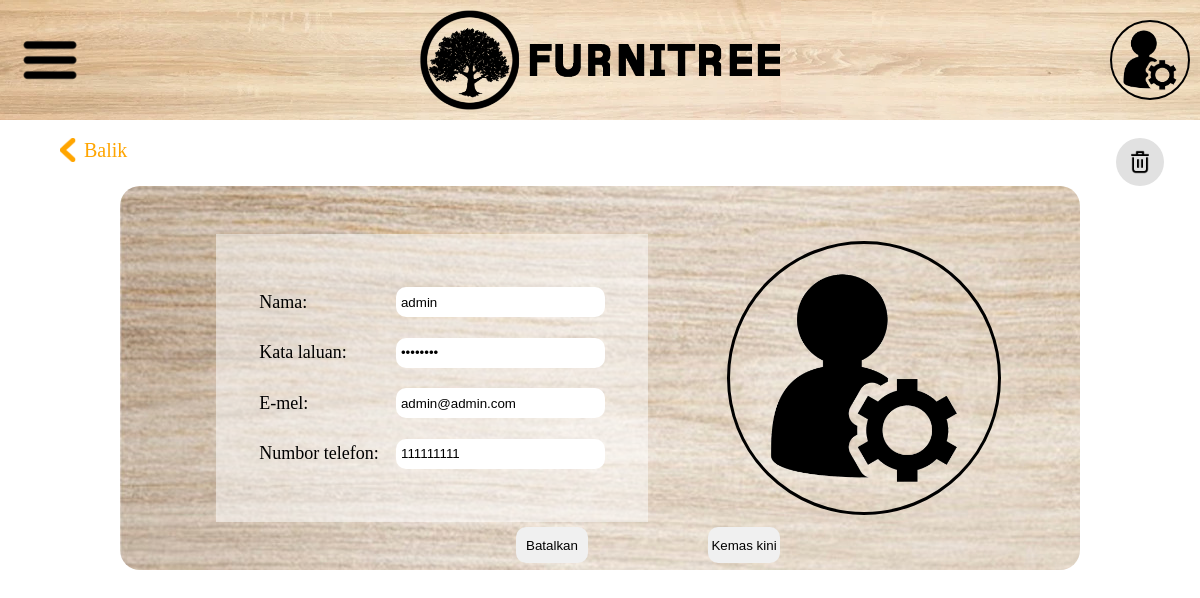
Page /edit/profile.php?id=2 (signed in) on the earlier database version.
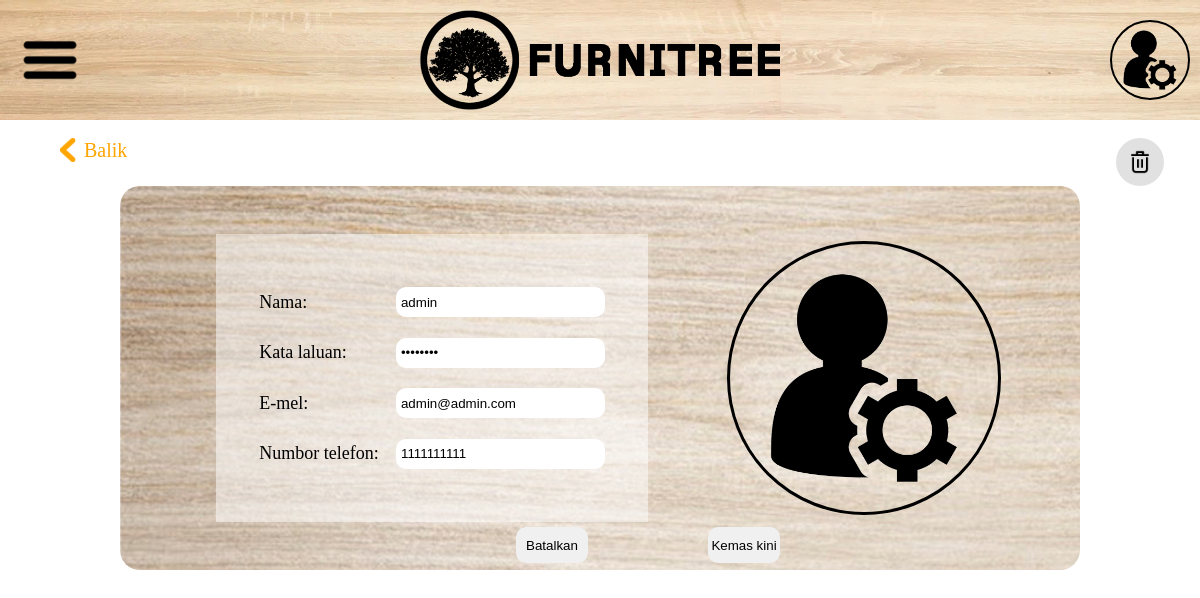
Same page on the later database version.
### tables this page shows
CREATE TABLE `pengguna` (
  `id` int(11) NOT NULL,
  `name` varchar(30) NOT NULL,
  `password` varchar(20) NOT NULL,
  `nomhp` int(11) NOT NULL,
  `aras` varchar(3) NOT NULL,
  `email` varchar(40) NOT NULL,
  `picture` varchar(20) DEFAULT NULL
);

### require/register_menu.php (called while the page is built, shortened)
<?php
    require "../require/menu.php";
?>

### require/menu.php (the view, shortened to what this page needs)
<link rel="stylesheet" href="../style.css">
<div class="top">
    <div class="icon" id="menu">
        <img src="../images/Hamburger_icon.png" alt="hamburger-icon">
    </div>
    <img src="../images/furnitree logo full.png" alt="furnitree logo" class="pointer" data-logo>
    <div class="icon">
    <img src="../images/<?php echo (key_exists('isLoggedIn', $_SESSION))? $_SESSION['pfp']: "user_icon.png";?>" alt="user-icon" id="user">
    </div>
</div>

### edit/profile.php (shortened to what this page needs)
<?php
    require "../require/register_menu.php";
    if (key_exists('id', $_GET)) {
        $id = $_GET['id'];
        $query = $conn->query("SELECT * FROM pengguna WHERE id = $id");
        ($query->num_rows > 0)? $row = $query->fetch_assoc(): $exists = false;
    }
?>
<!DOCTYPE html>
<html lang="en">
<head>
    <link rel="stylesheet" href="../register.css">
</head>
<body>
    <br>
    <div class="action-bar">
        <div class="action-button delete">
            <img src="../images/delete.png" alt="">
        </div>
    </div>
    <div class="back pointer" onclick="history.back()"><img src="../images/back.png" alt="">Balik</div>
    <div class="main">
        <form class="background" action="./p_update.php?id=<?php echo $id ?>" method="post" enctype="multipart/form-data">
            <div class="equal">
                <div class="info">
                    <div class="vertical space-around">
                        <label for="name">Nama:  </label>
                        <label for="password">Kata laluan:  </label>
                        <label for="email">E-mel:  </label>
                        <label for="pnumber">Numbor telefon: </label>
                    </div>
                    <div class="vertical space-around grow">
                        <input class="custom input" id="name" name="name" value="<?php echo $row['name'] ?>" maxlength="30" required>
                        <input class="custom input" id="password" name="password" type="password" value="<?php echo $row['password'] ?>" maxlength="20" required>
                        <input class="custom input" id="email" name="email" type="email" value="<?php echo $row['email'] ?>" maxlength="40" required>
                        <input class="custom input" type="tel" id="pnumber" pattern="[0-9]{10}" title="0123456789" name="pnumber" value="<?php echo $row['nomhp'] ?>" maxlength="11" required>
                    </div>
                </div>
                <div class="pfp">
                    <label for="image" class="camera">
                        <img src="../images/camera.png" alt="">
                    </label>
                </div>
            </div>
            <div class="options grow">
                <button class="custom button" data-profile2 type="button">Batalkan</button>
                <button class="custom button yes" type="submit">Kemas kini</button>
            </div>
        </form>
    </div>
</body>
</html>

Differences in the rows shown:
changed pengguna "admin": pnumber "111111111" → "1111111111"
